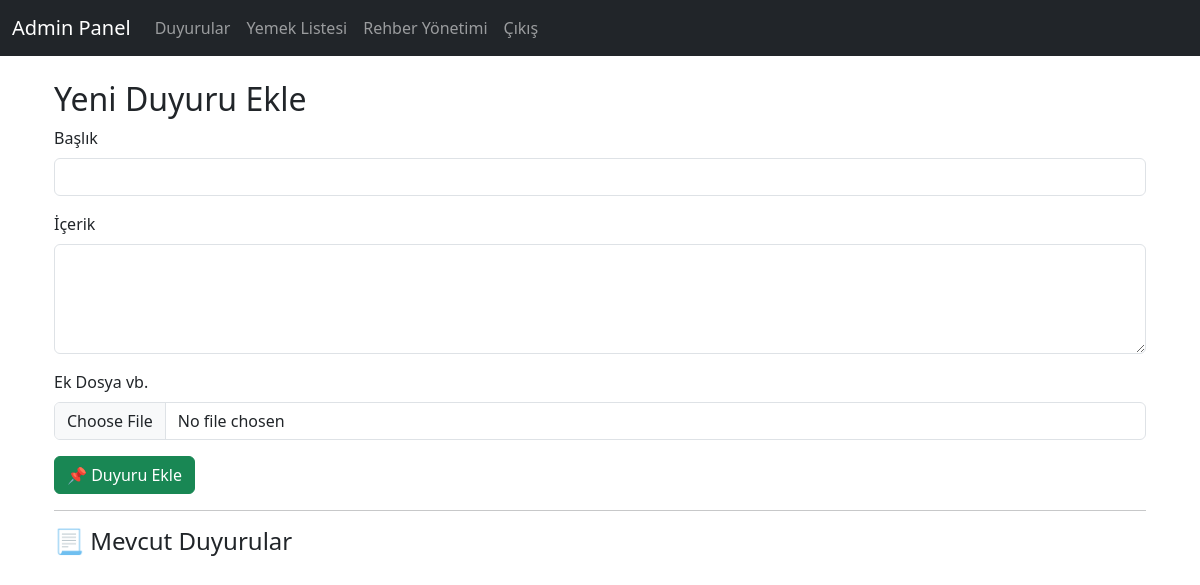
The app's page /admin/duyurular, older data.
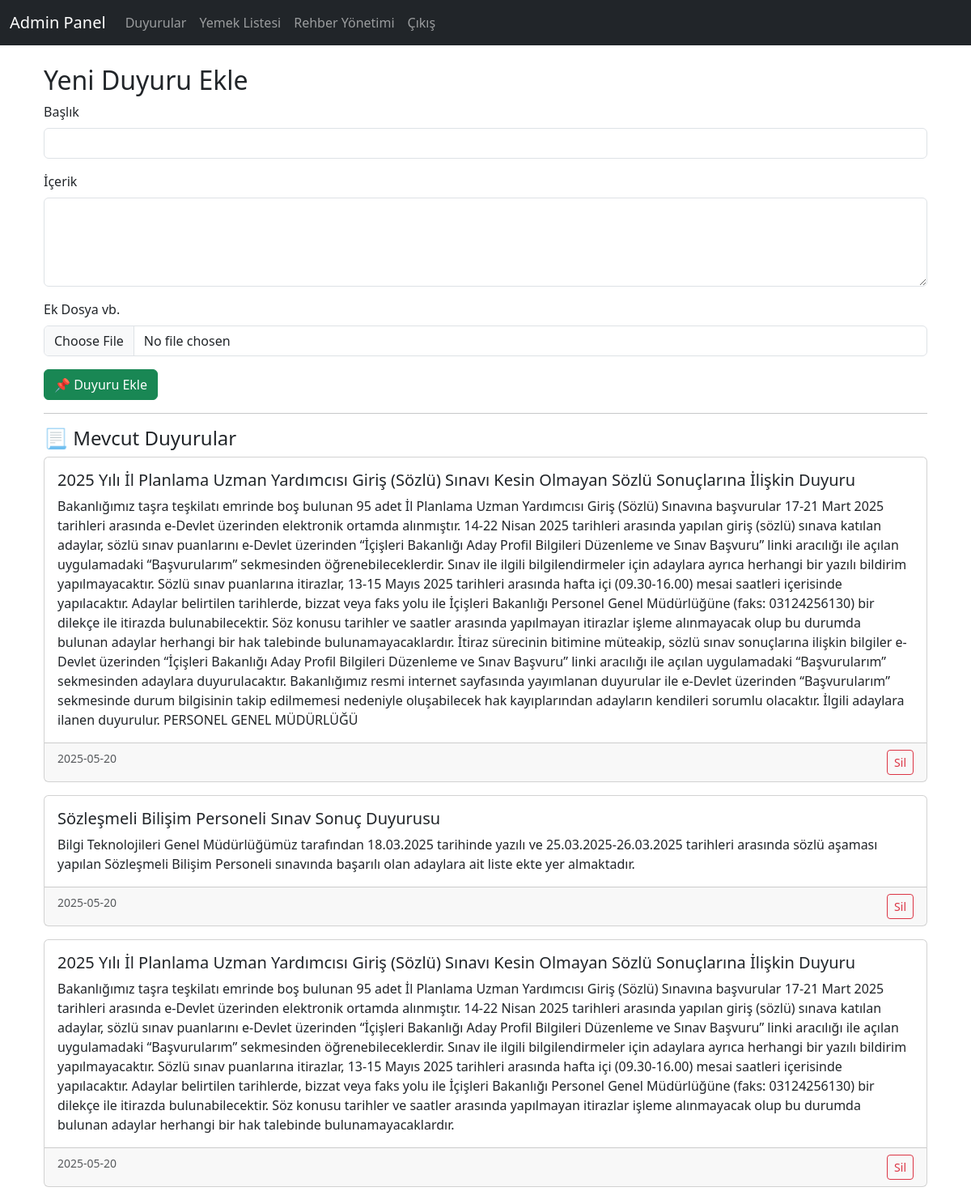
The same page, newer data.
### tables this page shows
CREATE TABLE duyurular (
            id INTEGER PRIMARY KEY AUTOINCREMENT,
            baslik TEXT NOT NULL,
            icerik TEXT NOT NULL
        , tarih TEXT);

### app.py (the view, shortened to what this page needs)
@app.route('/admin/duyurular', methods=['GET', 'POST'])
def admin_duyurular():
    db = get_db_connection()
    tarih_filter = request.args.get('tarih_filter')
    siralama = request.args.get('siralama', 'desc')
    query = "SELECT * FROM duyurular"
    params = []
    if tarih_filter:
        query += " WHERE tarih >= ?"
        params.append(tarih_filter)
    query += f" ORDER BY tarih {siralama.upper()}"
    duyurular = db.execute(query, params).fetchall()
    db.close()
    return render_template_tarihli('panel_template/duyuru_edit.html', duyurular=duyurular, tarih_filter=tarih_filter, siralama=siralama)

### app.py (called while the page is built)
def get_db_connection():
    conn = sqlite3.connect('rehber.db')
    conn.row_factory = sqlite3.Row
    return conn

def tarih_formatla(tarih):
    if isinstance(tarih, datetime):
        return tarih.strftime('%d.%m.%Y')
    elif isinstance(tarih, str):
        try:
            dt = datetime.fromisoformat(tarih)  # '2024-05-19'
            return dt.strftime('%d.%m.%Y')
        except:
            return tarih
    return tarih

def recursive_format(value):
    if isinstance(value, list):
        return [recursive_format(v) for v in value]
    elif isinstance(value, dict):
        return {k: recursive_format(v) for k, v in value.items()}
    else:
        return tarih_formatla(value)

def render_template_tarihli(template_name, **context):
    formatted_context = {k: recursive_format(v) for k, v in context.items()}
    return render_template(template_name, **formatted_context)

### templates/panel_template/duyuru_edit.html
{% extends "panel_template/base_admin_panel.html" %}
{% block content %}
<div class="container mt-4">
    <h2>Yeni Duyuru Ekle</h2>
    <form method="POST">
        <div class="mb-3">
            <label for="baslik" class="form-label">Başlık</label>
            <input type="text" class="form-control" name="baslik" id="baslik" required>
        </div>
        <div class="mb-3">
            <label for="icerik" class="form-label">İçerik</label>
            <textarea class="form-control" name="icerik" id="icerik" rows="4" required></textarea>
        </div>
    <div class="mb-3">
        <label for="dosya" class="form-label">Ek Dosya vb.</label>
        <input type="file" name="dosya" class="form-control" accept=".pdf,.docx,.jpg,.png">
    </div>
        <button type="submit" class="btn btn-success">📌 Duyuru Ekle</button>
    </form>
    <hr>
    <h4>📃 Mevcut Duyurular</h4>
    {% for duyuru in duyurular %}
    <div class="card mb-3">
        <div class="card-body">
            <h5 class="card-title">{{ duyuru.baslik }}</h5>
            <p class="card-text">{{ duyuru.icerik }}</p>
        </div>
        <div class="card-footer d-flex justify-content-between">
            <small class="text-muted">{{ duyuru.tarih }}</small>
            <a href="{{ url_for('admin_duyuru_sil', id=duyuru.id) }}" class="btn btn-sm btn-outline-danger">Sil</a>
        </div>
    </div>
    {% endfor %}
</div>
{% endblock %}

Row changes from the older to the newer data that the page shows:
added duyurular: baslik "2025 Yılı İl Planlama Uzman Yardımcısı Giriş (Sözlü) Sınavı Kesin Olmayan Sözlü Sonuçlarına İlişkin Duyuru", icerik "Bakanlığımız taşra teşkilatı emrinde boş bulunan 95 adet İl Planlama Uzman Yardımcısı Giriş (Sözlü) Sınavına başvurular 17-21 Mart 2025 tarihleri arasında e-Devlet üzerinden elektronik ortamda alınmıştır. 14-22 Nisan 2025 tarihleri arasında yapılan giriş (sözlü) sınava katılan adaylar, sözlü sınav puanlarını e-Devlet üzerinden “İçişleri Bakanlığı Aday Profil Bilgileri Düzenleme ve Sınav Başvuru” linki aracılığı ile açılan uygulamadaki “Başvurularım” sekmesinden öğrenebileceklerdir. Sınav ile ilgili bilgilendirmeler için adaylara ayrıca herhangi bir yazılı bildirim yapılmayacaktır. Sözlü sınav puanlarına itirazlar, 13-15 Mayıs 2025 tarihleri arasında hafta içi (09.30-16.00) mesai saatleri…", tarih "2025-05-20"
added duyurular: baslik "Sözleşmeli Bilişim Personeli Sınav Sonuç Duyurusu", icerik "Bilgi Teknolojileri Genel Müdürlüğümüz tarafından 18.03.2025 tarihinde yazılı ve 25.03.2025-26.03.2025 tarihleri arasında sözlü aşaması yapılan Sözleşmeli Bilişim Personeli sınavında başarılı olan adaylara ait liste ekte yer almaktadır.", tarih "2025-05-20"
added duyurular: baslik "2025 Yılı İl Planlama Uzman Yardımcısı Giriş (Sözlü) Sınavı Kesin Olmayan Sözlü Sonuçlarına İlişkin Duyuru", icerik "Bakanlığımız taşra teşkilatı emrinde boş bulunan 95 adet İl Planlama Uzman Yardımcısı Giriş (Sözlü) Sınavına başvurular 17-21 Mart 2025 tarihleri arasında e-Devlet üzerinden elektronik ortamda alınmıştır. 14-22 Nisan 2025 tarihleri arasında yapılan giriş (sözlü) sınava katılan adaylar, sözlü sınav puanlarını e-Devlet üzerinden “İçişleri Bakanlığı Aday Profil Bilgileri Düzenleme ve Sınav Başvuru” linki aracılığı ile açılan uygulamadaki “Başvurularım” sekmesinden öğrenebileceklerdir. Sınav ile ilgili bilgilendirmeler için adaylara ayrıca herhangi bir yazılı bildirim yapılmayacaktır. Sözlü sınav puanlarına itirazlar, 13-15 Mayıs 2025 tarihleri arasında hafta içi (09.30-16.00) mesai saatleri…", tarih "2025-05-20"
